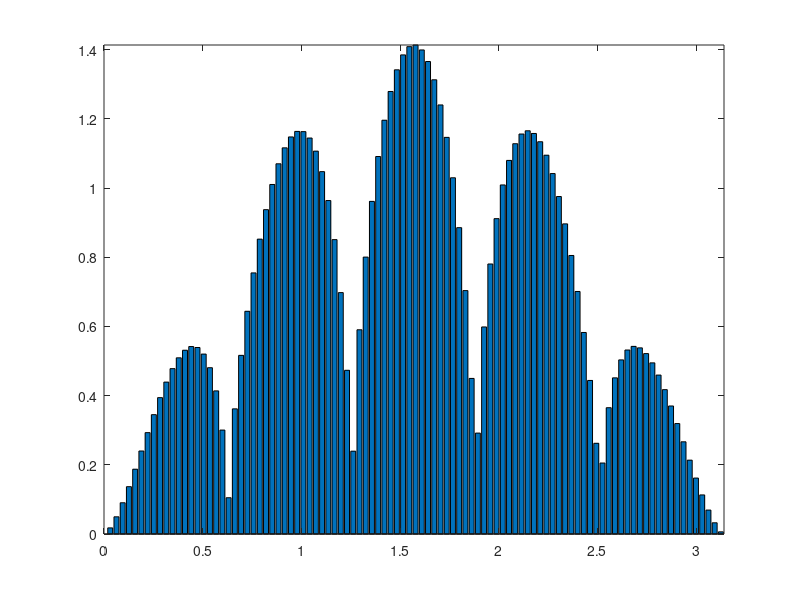

Write MATLAB code to recreate this figure.
% bar

% r2 = 2sin5t, 0<=t<=2*pi
%  , y = rsint

t = linspace(0,2*pi,200) ;
r =sqrt(abs(2*sin(5*t))) ;
y = r.*sin(t) ;
bar(t,y)
axis([0 pi 0 inf])